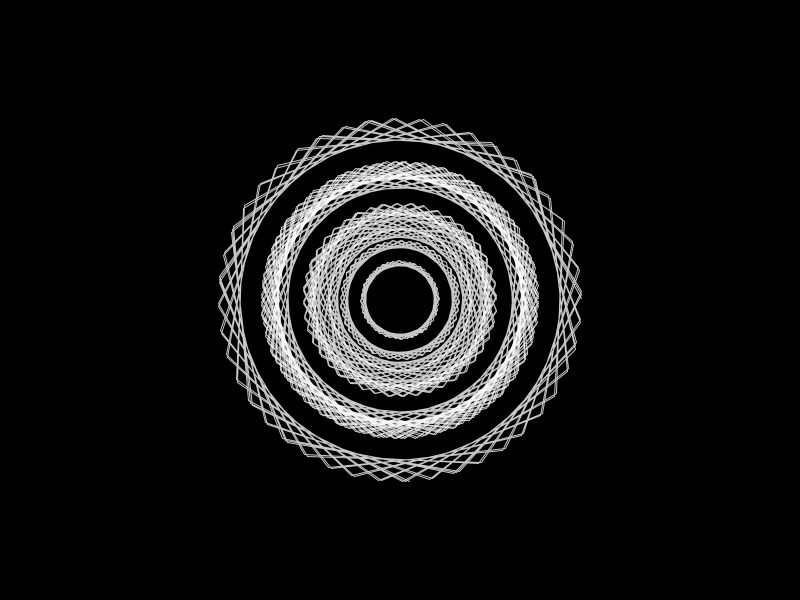
Frame 1 (no input)
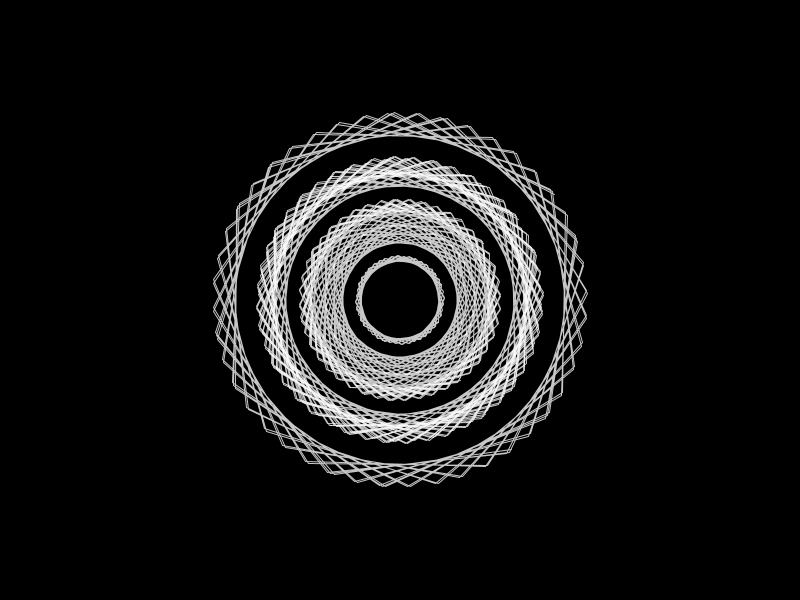
Frame 60 (the mouse pressed at the canvas centre just before this capture)
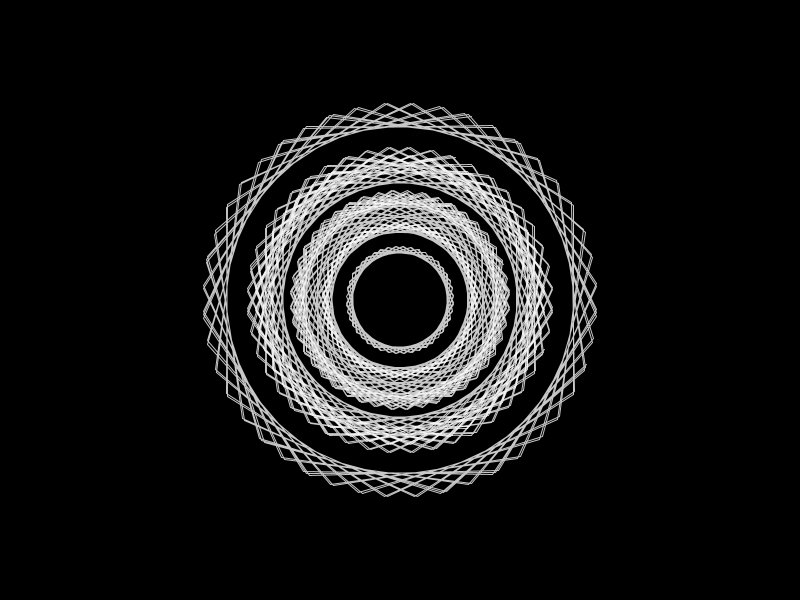
Frame 120 (the mouse held since frame 60 and released just before this capture)

The Processing sketch that drew these frames (run headless with seeded random() and noise(); from frame 60 on, the mouse is pressed at the canvas centre):

// Processing sketch: CircularPattern1
// ── CircularPattern1.pde
void setup(){
  size(800,600);
  stroke(255,200);
  noFill();
}

void draw(){
  background(0 );
  translate(width/2,height/2);
  for(int i=0;i<10;i++) drawCircle(i);
}

void drawCircle(float seed){
  beginShape();
  for(int i=0;i<100;i++){
    float r = noise(i*0.0001, frameCount*0.001, seed)*(height*.50);
    float a = i+(frameCount*0.01);
    if(int(seed)%2==0) a=TWO_PI-a;
    vertex(cos(a)*r,sin(a)*r);
  }
  endShape();
}
